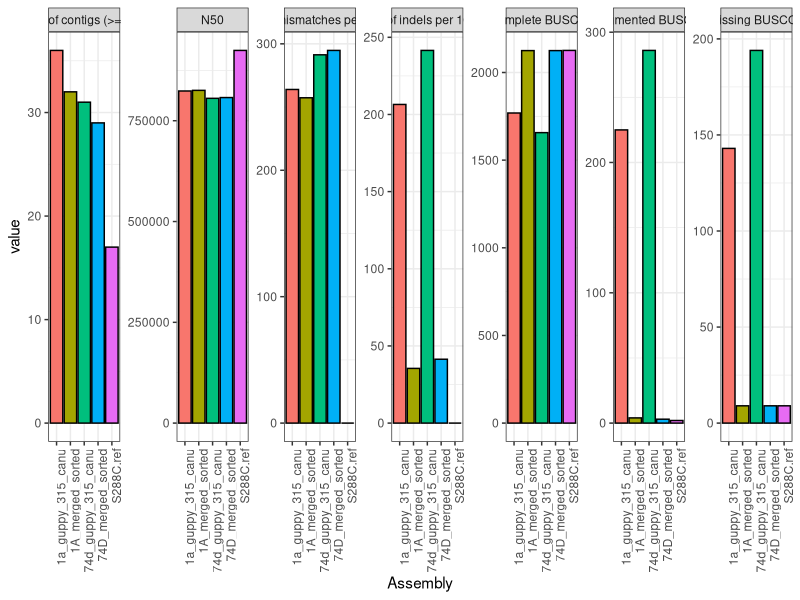

This chart was generated by the following R code:
library(ggplot2)
library(reshape2)

qdata = as.data.frame(t(as.matrix(read.table('report.tsv', 
                                             row.names=1, sep='\t',
                                             quote='"'))))
qdata[, 'Complete BUSCOs'] = c(1769, 2125, 1657, 2125, 2126)
qdata[, 'Fragmented BUSCOs'] = c(225, 4, 286, 3, 2)
qdata[, 'Missing BUSCOs'] = c(143, 9, 194, 9, 9)

qual_melted = melt(qdata, id.vars="Assembly")
qual_melted$value = as.numeric(qual_melted$value)

tpl = qual_melted[qual_melted$variable %in% c('N50',
                                              'Num. of contigs (>= 0 bp)',
                                              'Num. of mismatches per 100 kbp',
                                              'Num. of indels per 100 kbp',
                                              'Complete BUSCOs',
                                              'Fragmented BUSCOs',
                                              'Missing BUSCOs'
                                              ),]

ggplot(tpl, aes(x=Assembly, y=value, fill=Assembly)) + 
  geom_bar(stat='identity', col='black') +
  theme_bw() + theme(axis.text.x=element_text(angle=90, hjust=1)) +
  facet_wrap(~variable, scales="free", nrow=1) +
  guides(fill=F)


#busci = read.table('busco.tsv', header=T, sep='\t')
#ggplot(busci, aes(x=Strain, y=Count, fill=Type)) + 
#  geom_bar(stat='identity', col='black') +
#  theme_bw() + coord_flip() + guides(fill=F)
